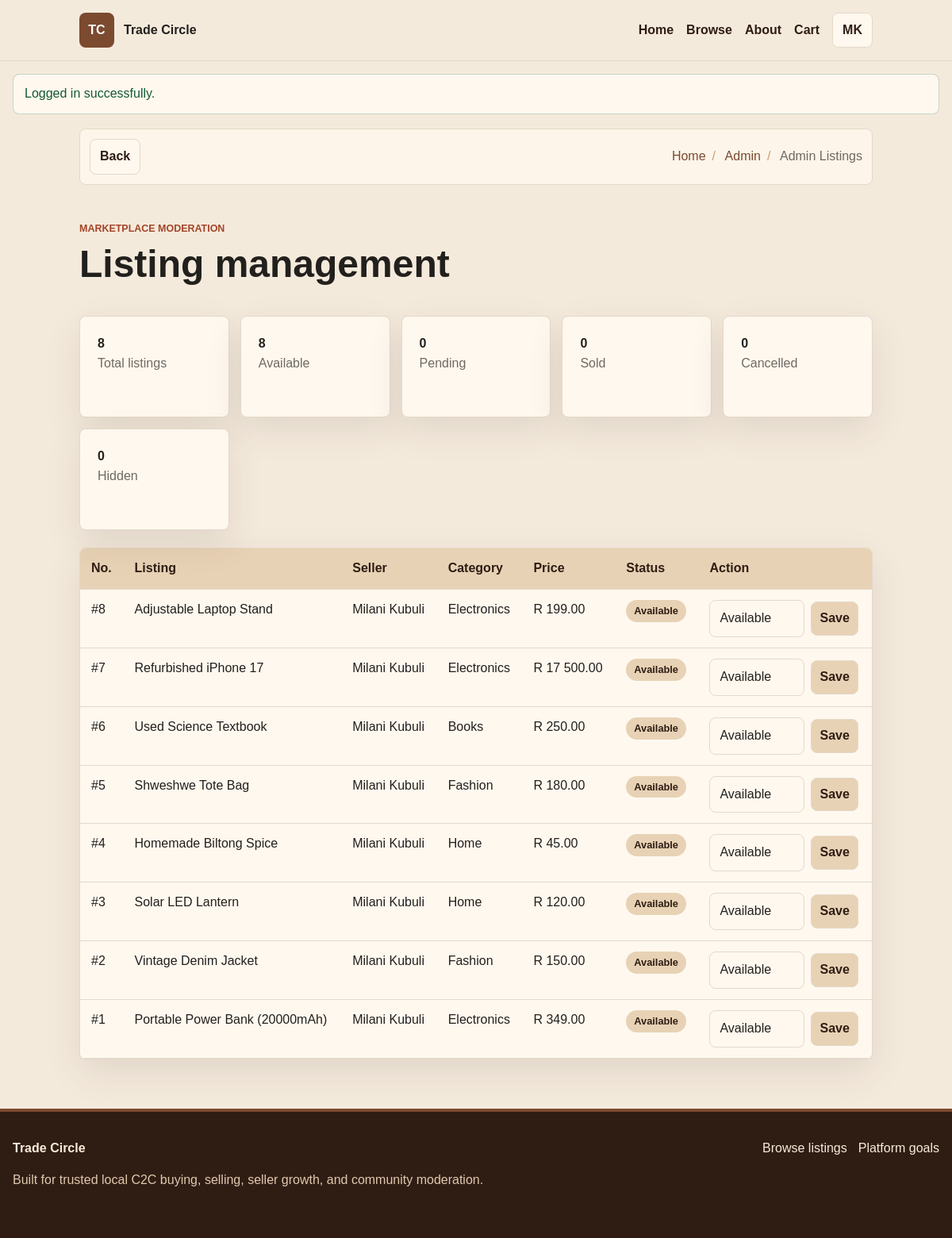
/admin_listings.php (signed in), run on the app's committed database.
### tables this page shows
CREATE TABLE `users` (
  `id` int(11) NOT NULL,
  `full_name` varchar(120) NOT NULL,
  `email` varchar(160) NOT NULL,
  `password` varchar(120) NOT NULL,
  `role` enum('buyer','seller','admin','superadmin') NOT NULL DEFAULT 'buyer',
  `phone` varchar(40) DEFAULT NULL,
  `id_number` varchar(13) DEFAULT NULL,
  `location` varchar(160) DEFAULT NULL,
  `address_line1` varchar(160) DEFAULT NULL,
  `address_line2` varchar(160) DEFAULT NULL,
  `suburb` varchar(120) DEFAULT NULL,
  `city` varchar(120) DEFAULT NULL,
  `province` varchar(120) DEFAULT NULL,
  `zip_code` varchar(12) DEFAULT NULL,
  `bio` text DEFAULT NULL,
  `verification_status` enum('unverified','pending','approved','rejected') NOT NULL DEFAULT 'unverified',
  `status` enum('active','suspended') NOT NULL DEFAULT 'active'
);

CREATE TABLE `listings` (
  `id` int(11) NOT NULL,
  `seller_id` int(11) NOT NULL,
  `category_id` int(11) NOT NULL,
  `title` varchar(140) NOT NULL,
  `description` text NOT NULL,
  `price` decimal(10,2) NOT NULL,
  `item_condition` enum('new','like_new','good','fair','service') NOT NULL DEFAULT 'good',
  `genre` varchar(80) DEFAULT NULL,
  `quantity` int(11) NOT NULL DEFAULT 1,
  `status` enum('available','pending','sold','cancelled','hidden') NOT NULL DEFAULT 'available',
  `image_path` varchar(255) DEFAULT NULL,
  `location` varchar(160) DEFAULT NULL
);

CREATE TABLE `categories` (
  `id` int(11) NOT NULL,
  `name` varchar(80) NOT NULL,
  `description` varchar(255) DEFAULT NULL
);

### includes/db.php (called while the page is built, shortened)
<?php
function db(): PDO
{
    static $pdo = null;
    if ($pdo instanceof PDO) {
        return $pdo;
    }
    $dsn = 'mysql:host=' . DB_HOST . ';port=' . DB_PORT . ';dbname=' . DB_NAME . ';charset=' . DB_CHARSET;
    $pdo = new PDO($dsn, DB_USER, DB_PASS, [
        PDO::ATTR_ERRMODE => PDO::ERRMODE_EXCEPTION,
        PDO::ATTR_DEFAULT_FETCH_MODE => PDO::FETCH_ASSOC,
        PDO::ATTR_EMULATE_PREPARES => false,
    ]);
    return $pdo;
}

### includes/auth.php (called while the page is built, shortened)
<?php
require_once __DIR__ . '/functions.php';
function current_user(): ?array
{
    static $cachedUser = null;
    if ($cachedUser && (int) $cachedUser['id'] === (int) $_SESSION['user_id']) {
        return $cachedUser;
    }
    $stmt = db()->prepare('SELECT * FROM users WHERE id = ? LIMIT 1');
    $stmt->execute([(int) $_SESSION['user_id']]);
    $user = $stmt->fetch();
    $cachedUser = $user ?: null;
    return $cachedUser;
}
function is_logged_in(): bool
{
    return current_user() !== null;
}
function require_login(): void
{
    if (!is_logged_in()) {
        flash('warning', 'Please log in to continue.');
        redirect('login.php');
    }
}
function require_role(array|string $roles): void
{
    require_login();
}

### admin_listings.php (the view, shortened to what this page needs)
<?php
require_role(['admin', 'superadmin']);
$pageTitle = 'Admin Listings';
$listings = db()->query(
    'SELECT l.*, c.name AS category_name, u.full_name AS seller_name
     FROM listings l
     JOIN categories c ON c.id = l.category_id
     JOIN users u ON u.id = l.seller_id
     ORDER BY l.id DESC'
)->fetchAll();
$statusCounts = db()->query(
    'SELECT status, COUNT(*) AS total FROM listings GROUP BY status'
)->fetchAll(PDO::FETCH_KEY_PAIR);
$totalListings = array_sum(array_map('intval', $statusCounts));
require_once __DIR__ . '/includes/header.php';
?>
<section class="page-hero compact">
    <p class="eyebrow">Marketplace moderation</p>
    <h1>Listing management</h1>
</section>
<section class="section-shell">
    <div class="admin-summary-grid">
        <div class="dashboard-tile"><strong><?= (int) $totalListings ?></strong><span>Total listings</span></div>
        <?php foreach (['available', 'pending', 'sold', 'cancelled', 'hidden'] as $summaryStatus): ?>
            <div class="dashboard-tile"><strong><?= (int) ($statusCounts[$summaryStatus] ?? 0) ?></strong><span><?= e(status_label($summaryStatus)) ?></span></div>
        <?php endforeach; ?>
    </div>
    <div class="table-wrap">
        <table>
            <thead><tr><th>No.</th><th>Listing</th><th>Seller</th><th>Category</th><th>Price</th><th>Status</th><th>Action</th></tr></thead>
            <tbody>
            <?php foreach ($listings as $listing): ?>
                <tr>
                    <td>#<?= (int) $listing['id'] ?></td>
                    <td><?= e($listing['title']) ?></td>
                    <td><?= e($listing['seller_name']) ?></td>
                    <td><?= e($listing['category_name']) ?></td>
                    <td><?= e(money($listing['price'])) ?></td>
                    <td><span class="pill"><?= e(status_label($listing['status'])) ?></span></td>
                    <td>
                        <form class="table-form" method="post">
                            <select name="status">
                                <?php foreach (['available', 'pending', 'sold', 'cancelled', 'hidden'] as $status): ?>
                                    <option value="<?= e($status) ?>" <?= $listing['status'] === $status ? 'selected' : '' ?>><?= e(status_label($status)) ?></option>
                                <?php endforeach; ?>
                            </select>
                            <button type="submit">Save</button>
                        </form>
                    </td>
                </tr>
            <?php endforeach; ?>
            </tbody>
        </table>
    </div>
</section>
<?php require_once __DIR__ . '/includes/footer.php'; ?>

### includes/header.php (shortened to what this page needs)
<?php
$pageTitle = $pageTitle ?? APP_NAME;
$user = current_user();
$cartCount = get_cart_count();
$crumbs = breadcrumbs($pageTitle);
$logoFile = __DIR__ . '/../assets/images/logo.png';
$hasLogo = is_file($logoFile) && filesize($logoFile) > 0;
$flashMessages = pull_flash();
?>
<!doctype html>
<html lang="en" data-theme="light">
<head>
    <link rel="stylesheet" href="<?= e(url_for('assets/css/styles.css')) ?>">
</head>
<body class="page-<?= e(str_replace(['.php', '_'], ['', '-'], page_file())) ?>">
<header class="site-header">
    <nav class="nav-shell" aria-label="Main navigation">
        <a class="brand" href="<?= e(url_for('index.php')) ?>">
            <span class="brand-mark <?= $hasLogo ? '' : 'brand-fallback' ?>">
            </span>
            <span>
                <strong><?= e(APP_NAME) ?></strong>
            </span>
        </a>
        <div class="nav-links" data-nav-menu>
            <?= nav_link('index.php', 'Home', 'home') ?>
            <?= nav_link('listings.php', 'Browse', 'browse') ?>
            <?= nav_link('about.php', 'About', 'about') ?>
            <?= nav_link('cart.php', 'Cart' . ($cartCount ? ' (' . $cartCount . ')' : ''), 'cart') ?>
            <?php if ($user): ?>
                <div class="profile-menu">
                    <button class="profile-trigger" type="button" data-profile-toggle aria-expanded="false">
                        <span><?= e(initials($user['full_name'])) ?></span>
                    </button>
                </div>
            <?php endif; ?>
        </div>
    </nav>
</header>
<main>
    <?php if ($flashMessages): ?>
        <div class="flash-wrap" aria-live="polite">
            <?php foreach ($flashMessages as $message): ?>
                <div class="flash flash-<?= e($message['type']) ?>"><?= e($message['message']) ?></div>
            <?php endforeach; ?>
        </div>
    <?php endif; ?>
    <?php if (!in_array(page_file(), ['index.php', ''], true)): ?>
        <nav class="breadcrumb-shell" aria-label="Breadcrumb">
            <button class="back-button" type="button" data-back-button data-home-url="<?= e(url_for('index.php')) ?>"><?= nav_icon('back') ?><span>Back</span></button>
            <ol class="breadcrumbs">
                <?php foreach ($crumbs as $crumb): ?>
                    <li>
                        <?php if ($crumb['url']): ?>
                            <a href="<?= e($crumb['url']) ?>"><?= e($crumb['label']) ?></a>
                        <?php else: ?>
                            <span><?= e($crumb['label']) ?></span>
                        <?php endif; ?>
                    </li>
                <?php endforeach; ?>
            </ol>
        </nav>
    <?php endif; ?>

### data on the page
users: full_name "MK"
listings: id "8", title "Adjustable Laptop Stand", seller.full_name "Milani Kubuli", category.name "Electronics", price "R 199.00", status "Available"
listings: id "7", title "Refurbished iPhone 17", seller.full_name "Milani Kubuli", category.name "Electronics", price "R 17 500.00", status "Available"
listings: id "6", title "Used Science Textbook", seller.full_name "Milani Kubuli", category.name "Books", price "R 250.00", status "Available"
listings: id "5", title "Shweshwe Tote Bag", seller.full_name "Milani Kubuli", category.name "Fashion", price "R 180.00", status "Available"
listings: id "4", title "Homemade Biltong Spice", seller.full_name "Milani Kubuli", category.name "Home", price "R 45.00", status "Available"
listings: id "3", title "Solar LED Lantern", seller.full_name "Milani Kubuli", category.name "Home", price "R 120.00", status "Available"
listings: id "2", title "Vintage Denim Jacket", seller.full_name "Milani Kubuli", category.name "Fashion", price "R 150.00", status "Available"
listings: id "1", title "Portable Power Bank (20000mAh)", seller.full_name "Milani Kubuli", category.name "Electronics", price "R 349.00", status "Available"

### other printed values
APP_NAME "Trade Circle"
$label "Home Browse About Cart"
$message['message'] "Logged in successfully."
$crumb['label'] "Home"
$crumb['label'] "Admin"
$crumb['label'] "Admin Listings"
$totalListings "8"
$statusCounts[$summaryStatus] "8"
status_label($summaryStatus) "Available"
$statusCounts[$summaryStatus] "0"
status_label($summaryStatus) "Pending"
status_label($summaryStatus) "Sold"
status_label($summaryStatus) "Cancelled"
status_label($summaryStatus) "Hidden"
form field status "Available"
